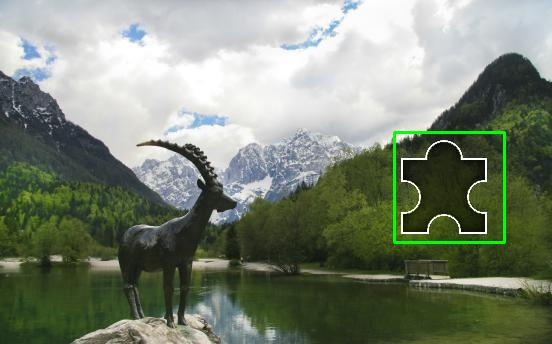
#> input picture backend/app/spider/tiktok_product/captcha_images/matched_result.jpg, 552 x 344 px
$ python image_captcha_solver.py captcha_images/matched_result.jpg captcha_images/matched_result.jpg out
#> lines starting #> are read from the running program, lines starting #| are printed output that depends on the picture; after the words box and inside, x2 and y2 are one past the last pixel; in counts of white or black regions, pixels touching at a corner belong together; long printed decimals are rounded
#!/usr/bin/env python3
"""
图像识别算法：计算滑块验证码滑动距离
使用OpenCV模板匹配算法
"""

import cv2
import numpy as np
import os


def calculate_slide_distance(bg_image_path: str, slider_image_path: str,
                             output_dir: str = ".") -> int:
    """
    使用图像识别算法计算滑块滑动距离
    使用边缘检测 + 模板匹配方法

    Args:
        bg_image_path: 背景图路径
        slider_image_path: 滑块图路径
        output_dir: 输出目录，用于保存匹配结果图

    Returns:
        int: 滑动距离（像素）
    """
#> called with bg_image_path = 'captcha_images/matched_result.jpg', slider_image_path = 'captcha_images/matched_result.jpg', output_dir = 'out'
    print("正在计算滑动距离...")

    if not os.path.exists(bg_image_path):
        raise Exception(f"背景图不存在: {bg_image_path}")
    if not os.path.exists(slider_image_path):
        raise Exception(f"滑块图不存在: {slider_image_path}")

    bg_img = cv2.imread(bg_image_path)
#> bg_img is the input picture: shape (344, 552, 3); mean B, G, R 116.3, 133, 123.7
    slider_img = cv2.imread(slider_image_path)

    if bg_img is None:
        raise Exception(f"无法读取背景图: {bg_image_path}")
    if slider_img is None:
        raise Exception(f"无法读取滑块图: {slider_image_path}")

    bg_gray = cv2.cvtColor(bg_img, cv2.COLOR_BGR2GRAY)
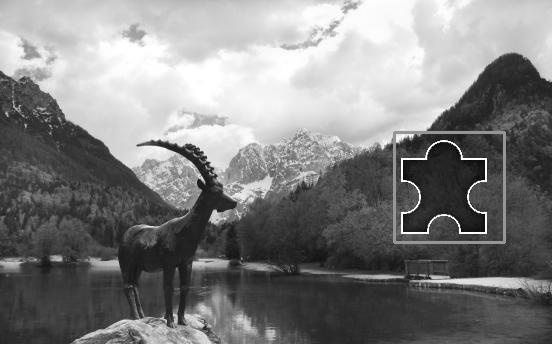
#> bg_gray: shape (344, 552); min 1, max 255, mean 128.3
    slider_gray = cv2.cvtColor(slider_img, cv2.COLOR_BGR2GRAY)

    slider_height, slider_width = slider_gray.shape
#> slider_height = 344; slider_width = 552
    print(f"滑块尺寸: {slider_width}x{slider_height}")
#| 滑块尺寸: 552x344

    bg_height, bg_width = bg_gray.shape
#> bg_height = 344; bg_width = 552
    print(f"背景图尺寸: {bg_width}x{bg_height}")
#| 背景图尺寸: 552x344

    bg_edges = cv2.Canny(bg_gray, 50, 150)
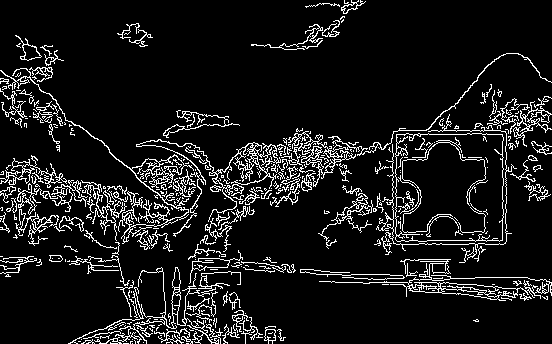
#> bg_edges: shape (344, 552); 9.8% white in thin lines or dots
    slider_edges = cv2.Canny(slider_gray, 50, 150)

    res = cv2.matchTemplate(bg_edges, slider_edges, cv2.TM_CCOEFF_NORMED)
#> res = [1]
    # 边缘匹配置信度往往低于灰度；阈值过高会误用灰度全局最大值（容易贴到错误纹理）
    edge_threshold = 0.18
    _min_e, max_e, _min_loc_e, max_loc_e = cv2.minMaxLoc(res)
#> max_e = 1; max_loc_e = (0, 0)

    if max_e >= edge_threshold:
        best_match_x, best_match_y = max_loc_e[0], max_loc_e[1]
#> best_match_x = 0; best_match_y = 0
        best_match_val = max_e
#> best_match_val = 1
        distance = best_match_x
#> distance = 0
        print(f"使用边缘匹配结果: {distance}px, 置信度: {best_match_val}")
#| 使用边缘匹配结果: 0px, 置信度: 1
        best_loc = (best_match_x, best_match_y)
#> best_loc = (0, 0)
    else:
        res2 = cv2.matchTemplate(bg_gray, slider_gray, cv2.TM_CCOEFF_NORMED)
        min_val2, max_val2, min_loc2, max_loc2 = cv2.minMaxLoc(res2)

        if max_val2 > 0.3:
            distance = max_loc2[0]
            print(f"使用灰度匹配结果: {distance}px, 置信度: {max_val2}")
            best_loc = max_loc2
        else:
            distance = 0
            best_loc = (0, 0)
            print(f"匹配失败，使用默认值: {distance}px")

    matched_img = bg_img.copy()
    cv2.rectangle(matched_img, best_loc,
                 (best_loc[0] + slider_width, best_loc[1] + slider_height),
                 (0, 255, 0), 2)
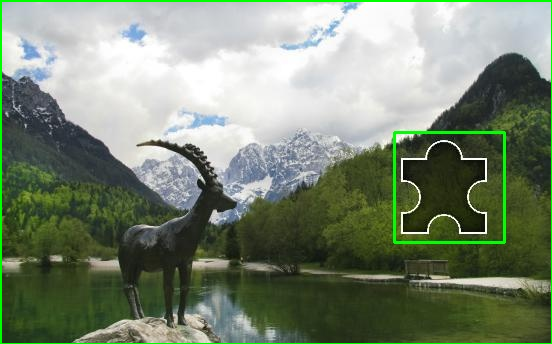
#> matched_img: shape (344, 552, 3); 1.41% of pixels changed, all inside (x1, y1, x2, y2) = (0, 0, 552, 344)

    os.makedirs(output_dir, exist_ok=True)
    output_path = os.path.join(output_dir, "matched_result.jpg")
    cv2.imwrite(output_path, matched_img)
    print(f"匹配结果已保存: {output_path}")

    print(f"计算出的滑动距离: {distance}px")
#| 计算出的滑动距离: 0px
    return distance


if __name__ == "__main__":
    import sys

    if len(sys.argv) < 3:
        print("用法: python3 image_captcha_solver.py <背景图路径> <滑块图路径> [输出目录]")
        print("示例: python3 image_captcha_solver.py background.jpg slider.png ./output")
        sys.exit(1)

    bg_path = sys.argv[1]
    slider_path = sys.argv[2]
    output_dir = sys.argv[3] if len(sys.argv) > 3 else "."

    distance = calculate_slide_distance(bg_path, slider_path, output_dir)
#> distance = 0
    print(f"\n=== 验证码处理完成 ===")
    print(f"滑动距离: {distance}px")
#| 滑动距离: 0px
